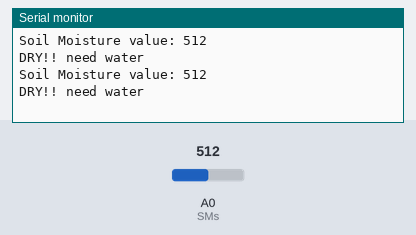
Simulated run of this sketch. Board: Arduino Uno, built with avr-gcc and run on an emulated ATmega328P. Shown: the last lines printed to the serial monitor. The inputs (shaded band) are chosen by the test bench; at power-on: A0 (SMs) = 512.

Above: at 2.8 s.
2.9 s: A0 (SMs) set to 484
At 5.1 s:
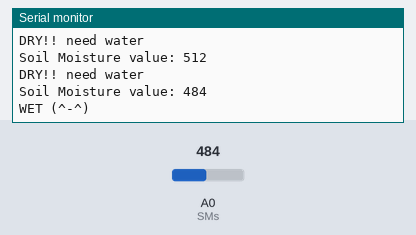
7.5 s: A0 (SMs) set to 510
At 9.4 s:
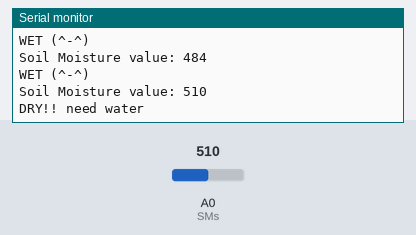
Timing chart, 0 to 10.9 s (numbered marks = the images above; inputs shaded):
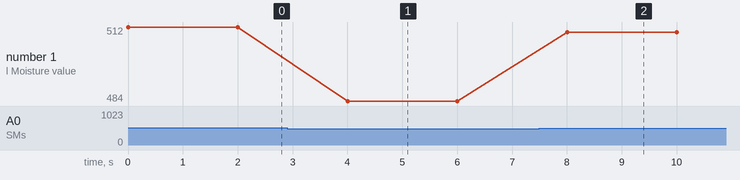

Measured:
- the behaviour switches between 500 and 499 on A0 (SMs) (found by bisection; images 0 and 1)
- after the input at 2.9 s, the serial monitor: prints a new line after 1.1 s (image 1)
- after the input at 7.5 s, the serial monitor: prints a new line after 0.50 s (image 2)
- plotted number 1: 512 → 484 after the input at 2.9 s, 484 → 510 after the input at 7.5 s

The sketch:

Soil_Moisture.ino
```cpp
int SMs=A0;
int A=0;
void setup()
{
  pinMode(SMs,INPUT);
  Serial.begin(9600);
}
void loop()
{
  A=analogRead(SMs);
  if(A>=500)
  {
    Serial.print("Soil Moisture value: ");
    Serial.println(A);
    Serial.println("DRY!! need water");
    delay(2000);
  }
  else
  {
    Serial.print("Soil Moisture value: ");
    Serial.println(A);
    Serial.println("WET (^-^) ");
    delay(2000);
  }
}
```
